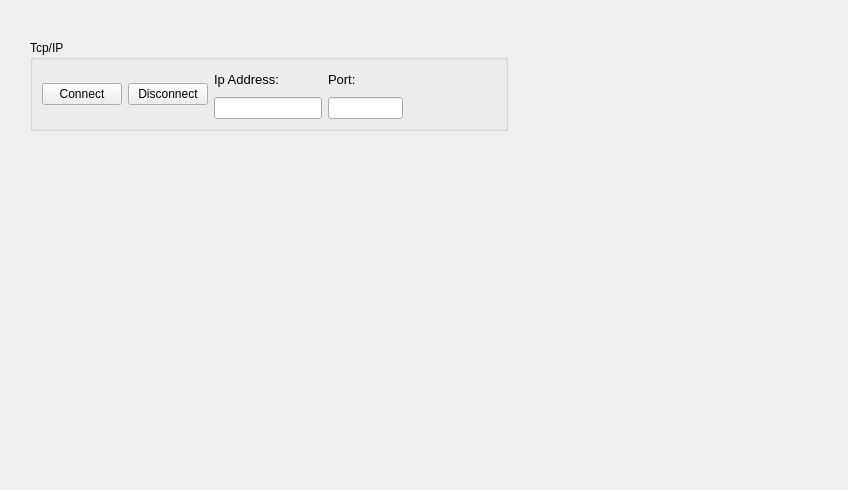
<?xml version="1.0" encoding="UTF-8"?>
<ui version="4.0">
 <class>SetubTab</class>
 <widget class="QWidget" name="SetubTab">
  <property name="geometry">
   <rect>
    <x>0</x>
    <y>0</y>
    <width>848</width>
    <height>490</height>
   </rect>
  </property>
  <property name="windowTitle">
   <string>Form</string>
  </property>
  <widget class="QGroupBox" name="gbTcpIp">
   <property name="geometry">
    <rect>
     <x>30</x>
     <y>40</y>
     <width>478</width>
     <height>91</height>
    </rect>
   </property>
   <property name="title">
    <string>Tcp/IP</string>
   </property>
   <layout class="QHBoxLayout" name="horizontalLayout_2">
    <item>
     <layout class="QHBoxLayout" name="loTcpIpGroup">
      <item>
       <layout class="QHBoxLayout" name="loConnect">
        <item>
         <widget class="QPushButton" name="btnConnect">
          <property name="text">
           <string>Connect</string>
          </property>
          <property name="icon">
           <iconset resource="../vfpresources.qrc">
            <normaloff>:/root/Images/connect.png</normaloff>:/root/Images/connect.png</iconset>
          </property>
         </widget>
        </item>
        <item>
         <widget class="QPushButton" name="btnDisconnect">
          <property name="text">
           <string>Disconnect</string>
          </property>
          <property name="icon">
           <iconset resource="../vfpresources.qrc">
            <normaloff>:/root/Images/StopRed16.png</normaloff>:/root/Images/StopRed16.png</iconset>
          </property>
         </widget>
        </item>
       </layout>
      </item>
      <item>
       <layout class="QVBoxLayout" name="loIpAddress">
        <item>
         <widget class="QLabel" name="lbIpAddress">
          <property name="text">
           <string>&lt;html&gt;&lt;head/&gt;&lt;body&gt;&lt;p&gt;&lt;span style=&quot; font-size:10pt;&quot;&gt;Ip Address:&lt;/span&gt;&lt;/p&gt;&lt;/body&gt;&lt;/html&gt;</string>
          </property>
         </widget>
        </item>
        <item>
         <widget class="QLineEdit" name="editIpAddress"/>
        </item>
       </layout>
      </item>
      <item>
       <layout class="QVBoxLayout" name="loPort">
        <item>
         <widget class="QLabel" name="lbPort">
          <property name="text">
           <string>&lt;html&gt;&lt;head/&gt;&lt;body&gt;&lt;p&gt;&lt;span style=&quot; font-size:10pt;&quot;&gt;Port:&lt;/span&gt;&lt;/p&gt;&lt;/body&gt;&lt;/html&gt;</string>
          </property>
         </widget>
        </item>
        <item>
         <widget class="QLineEdit" name="editPort">
          <property name="maximumSize">
           <size>
            <width>75</width>
            <height>16777215</height>
           </size>
          </property>
         </widget>
        </item>
       </layout>
      </item>
      <item>
       <spacer name="horizontalSpacer">
        <property name="orientation">
         <enum>Qt::Horizontal</enum>
        </property>
        <property name="sizeHint" stdset="0">
         <size>
          <width>40</width>
          <height>20</height>
         </size>
        </property>
       </spacer>
      </item>
     </layout>
    </item>
   </layout>
  </widget>
 </widget>
 <resources>
  <include location="../vfpresources.qrc"/>
 </resources>
 <connections/>
</ui>
